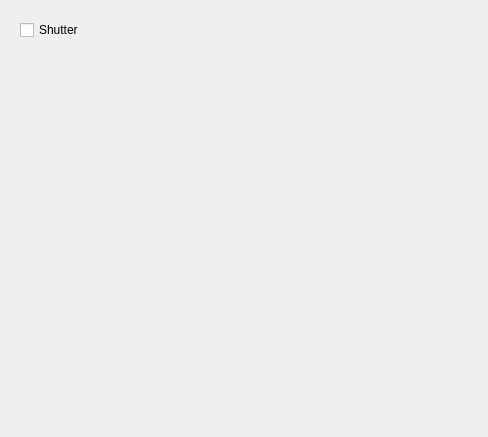
<?xml version="1.0" encoding="UTF-8"?>
<ui version="4.0">
 <class>Form</class>
 <widget class="QWidget" name="Form">
  <property name="geometry">
   <rect>
    <x>0</x>
    <y>0</y>
    <width>488</width>
    <height>437</height>
   </rect>
  </property>
  <property name="windowTitle">
   <string>Form</string>
  </property>
  <layout class="QHBoxLayout" name="horizontalLayout">
   <item>
    <widget class="QWidget" name="widget" native="true">
     <layout class="QVBoxLayout" name="verticalLayout">
      <item>
       <widget class="QCheckBox" name="shutter__opened">
        <property name="text">
         <string>Shutter</string>
        </property>
       </widget>
      </item>
      <item>
       <widget class="QWidget" name="scanner_widget" native="true"/>
      </item>
      <item>
       <spacer name="verticalSpacer">
        <property name="orientation">
         <enum>Qt::Vertical</enum>
        </property>
        <property name="sizeHint" stdset="0">
         <size>
          <width>20</width>
          <height>40</height>
         </size>
        </property>
       </spacer>
      </item>
     </layout>
    </widget>
   </item>
   <item>
    <widget class="QWidget" name="plotParent" native="true"/>
   </item>
  </layout>
 </widget>
 <resources/>
 <connections/>
</ui>
